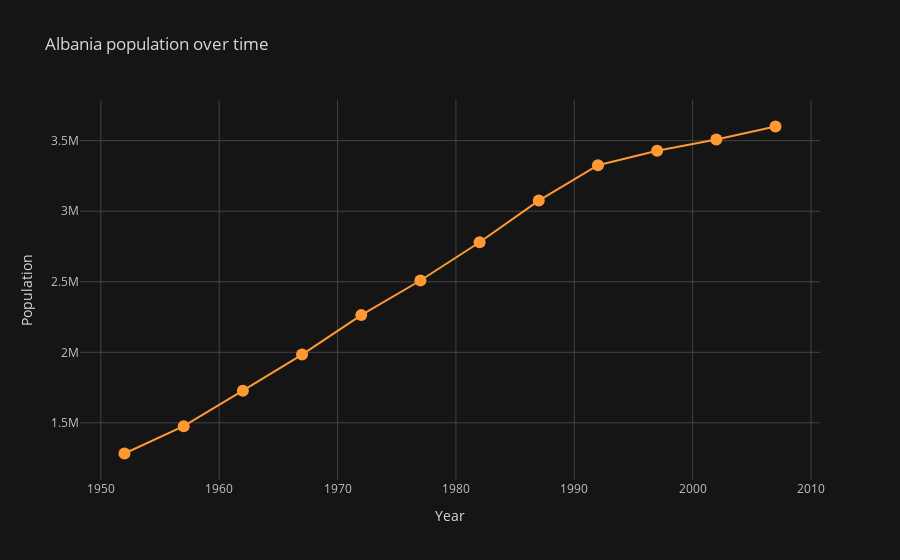

Notebook code for this chart:
### Code cell
df.loc[(df.country == 
        'Albania'), ['year', 
                            'pop']].iplot(kind = 'line',
                                        x = 'year',
                                        y = 'pop',
                                        mode = 'lines+markers',
                                        width = 2,
                                        theme = 'solar',
                                         title = 'Albania population over time',
                                         xTitle = 'Year',
                                         yTitle = 'Population')

### Figure 1 — Plotly figure (JSON) as saved in the notebook; plotly's stock layout.template omitted (floating-point values rounded to 4 significant figures)
{"data": [{"line": {"color": "rgba(255, 153, 51, 1.0)", "dash": "solid", "shape": "linear", "width": 2}, "marker": {"size": 12, "symbol": "circle"}, "mode": "lines+markers", "name": "pop", "text": "", "type": "scatter", "x": [1952, 1957, 1962, 1967, 1972, 1977, 1982, 1987, 1992, 1997, 2002, 2007], "y": [1282697, 1476505, 1728137, 1984060, 2263554, 2509048, 2780097, 3075321, 3326498, 3428038, 3508512, 3600523]}], "layout": {"legend": {"bgcolor": "#151516", "font": {"color": "#D9D9D9"}}, "paper_bgcolor": "#151516", "plot_bgcolor": "#151516", "title": {"font": {"color": "#D9D9D9"}, "text": "Albania population over time"}, "xaxis": {"gridcolor": "#434343", "showgrid": true, "tickfont": {"color": "#C2C2C2"}, "title": {"font": {"color": "#D9D9D9"}, "text": "Year"}, "zerolinecolor": "#666570"}, "yaxis": {"gridcolor": "#434343", "showgrid": true, "tickfont": {"color": "#C2C2C2"}, "title": {"font": {"color": "#D9D9D9"}, "text": "Population"}, "zerolinecolor": "#666570"}}}
